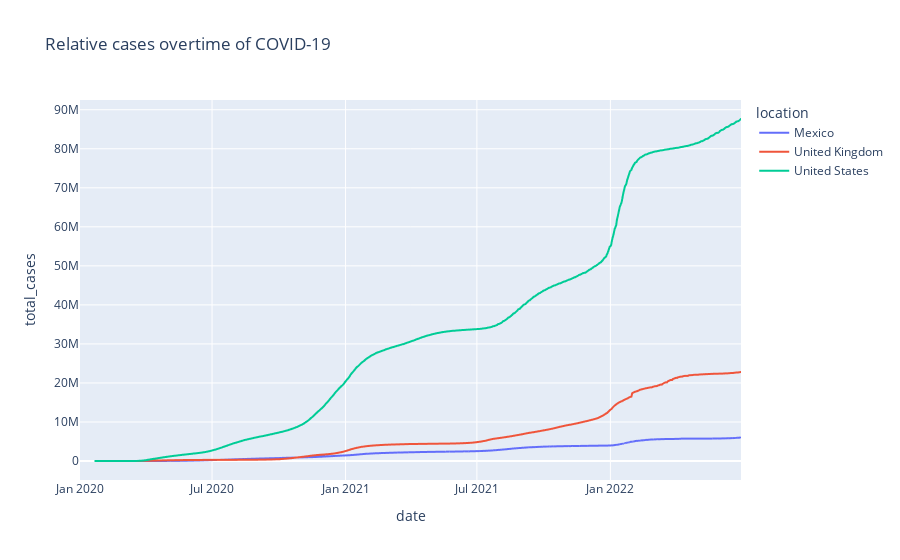

Notebook source saved alongside this figure:
### Code cell
fig=px.line(pd_list,x="date",y="total_cases", color='location',title='Relative cases overtime of COVID-19')
fig.show()

### Figure 1 — Plotly figure (JSON) as saved in the notebook; plotly's stock layout.template omitted (floating-point values rounded to 4 significant figures; data arrays with more than 128 entries replaced by an {"elided": "..."} marker saying what was removed)
{"data": [{"hovertemplate": "location=Mexico<br>date=%{x}<br>total_cases=%{y}<extra></extra>", "legendgroup": "Mexico", "line": {"color": "#636efa", "dash": "solid"}, "marker": {"symbol": "circle"}, "mode": "lines", "name": "Mexico", "showlegend": true, "type": "scattergl", "x": {"elided": "912 str values"}, "xaxis": "x", "y": {"elided": "912 int values"}, "yaxis": "y"}, {"hovertemplate": "location=United Kingdom<br>date=%{x}<br>total_cases=%{y}<extra></extra>", "legendgroup": "United Kingdom", "line": {"color": "#EF553B", "dash": "solid"}, "marker": {"symbol": "circle"}, "mode": "lines", "name": "United Kingdom", "showlegend": true, "type": "scattergl", "x": {"elided": "882 str values"}, "xaxis": "x", "y": {"elided": "882 int values"}, "yaxis": "y"}, {"hovertemplate": "location=United States<br>date=%{x}<br>total_cases=%{y}<extra></extra>", "legendgroup": "United States", "line": {"color": "#00cc96", "dash": "solid"}, "marker": {"symbol": "circle"}, "mode": "lines", "name": "United States", "showlegend": true, "type": "scattergl", "x": {"elided": "891 str values"}, "xaxis": "x", "y": {"elided": "891 int values"}, "yaxis": "y"}], "layout": {"legend": {"title": {"text": "location"}, "tracegroupgap": 0}, "title": {"text": "Relative cases overtime of COVID-19"}, "xaxis": {"anchor": "y", "domain": [0, 1], "title": {"text": "date"}}, "yaxis": {"anchor": "x", "domain": [0, 1], "title": {"text": "total_cases"}}}}
